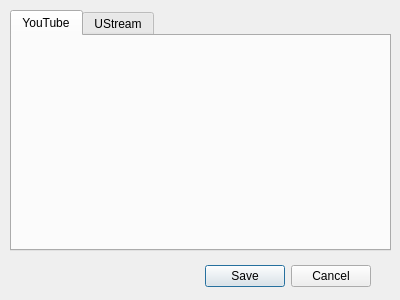
<?xml version="1.0" encoding="UTF-8"?>
<ui version="4.0">
 <class>FileSettings</class>
 <widget class="QDialog" name="FileSettings">
  <property name="geometry">
   <rect>
    <x>0</x>
    <y>0</y>
    <width>400</width>
    <height>300</height>
   </rect>
  </property>
  <property name="windowTitle">
   <string>General Settings</string>
  </property>
  <widget class="QDialogButtonBox" name="buttonBox">
   <property name="geometry">
    <rect>
     <x>30</x>
     <y>260</y>
     <width>341</width>
     <height>32</height>
    </rect>
   </property>
   <property name="orientation">
    <enum>Qt::Horizontal</enum>
   </property>
   <property name="standardButtons">
    <set>QDialogButtonBox::Cancel|QDialogButtonBox::Save</set>
   </property>
  </widget>
  <widget class="QTabWidget" name="tabWidget">
   <property name="geometry">
    <rect>
     <x>10</x>
     <y>10</y>
     <width>381</width>
     <height>241</height>
    </rect>
   </property>
   <property name="currentIndex">
    <number>0</number>
   </property>
   <widget class="QWidget" name="tab">
    <property name="toolTip">
     <string/>
    </property>
    <attribute name="title">
     <string>YouTube</string>
    </attribute>
   </widget>
   <widget class="QWidget" name="tab_2">
    <attribute name="title">
     <string>UStream</string>
    </attribute>
   </widget>
  </widget>
 </widget>
 <resources/>
 <connections>
  <connection>
   <sender>buttonBox</sender>
   <signal>accepted()</signal>
   <receiver>FileSettings</receiver>
   <slot>accept()</slot>
   <hints>
    <hint type="sourcelabel">
     <x>248</x>
     <y>254</y>
    </hint>
    <hint type="destinationlabel">
     <x>157</x>
     <y>274</y>
    </hint>
   </hints>
  </connection>
  <connection>
   <sender>buttonBox</sender>
   <signal>rejected()</signal>
   <receiver>FileSettings</receiver>
   <slot>reject()</slot>
   <hints>
    <hint type="sourcelabel">
     <x>316</x>
     <y>260</y>
    </hint>
    <hint type="destinationlabel">
     <x>286</x>
     <y>274</y>
    </hint>
   </hints>
  </connection>
 </connections>
</ui>
